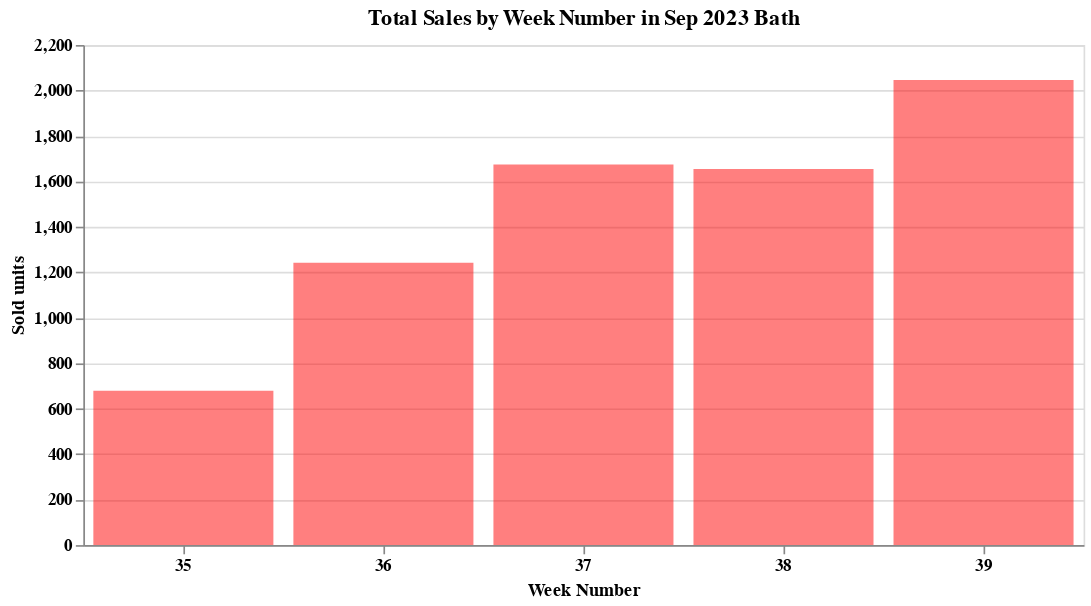

The code cell stored with this chart in its notebook:
### Code cell
chart

### Figure 1 — Vega-Lite specification as saved in the notebook (floating-point values rounded to 4 significant figures)
{"config": {"view": {"continuousWidth": 300, "continuousHeight": 300}}, "data": {"name": "data-0bdfa594b8bc981a3c3e7509b2077530"}, "mark": {"type": "bar", "color": "red", "opacity": 0.5}, "encoding": {"tooltip": [{"field": "Week Number", "type": "nominal"}, {"field": "Sold", "type": "quantitative"}], "x": {"axis": {"labelAngle": 0, "labelFontWeight": "bold"}, "field": "Week Number", "type": "nominal"}, "y": {"axis": {"labelFontWeight": "bold"}, "field": "Sold", "title": "Sold units", "type": "quantitative"}}, "title": "Total Sales by Week Number in Sep 2023 Bath", "width": 600, "$schema": "https://vega.github.io/schema/vega-lite/v5.8.0.json", "datasets": {"data-0bdfa594b8bc981a3c3e7509b2077530": [{"Week Number": 35, "Sold": 679.0}, {"Week Number": 36, "Sold": 1242.0}, {"Week Number": 37, "Sold": 1674.0}, {"Week Number": 38, "Sold": 1655.0}, {"Week Number": 39, "Sold": 2046.0}]}}
